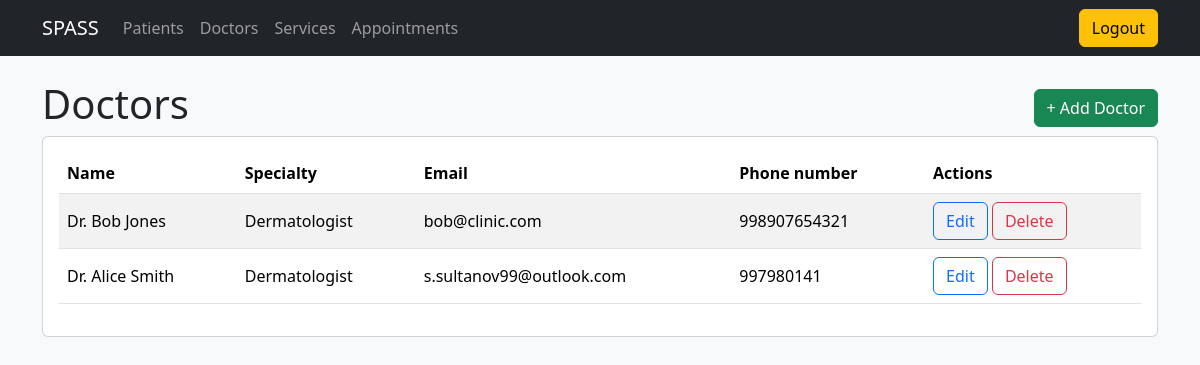
The app's page /doctors/ (signed in) with its own data.
### scheduling/models.py (models this page shows, shortened)
class Doctor(Model):
    name = CharField(max_length=100)
    email = EmailField(unique=True)
    specialization = CharField(max_length=100)
    phone_number = CharField(max_length=15)
    user = OneToOneField(User, on_delete=CASCADE, null=True, blank=True, related_name='doctor_profile')

### scheduling/views.py (the view)
# urls.py: path('doctors/', views.doctors_list, name='doctors'),
@permission_required("scheduling.view_doctor", raise_exception=True)
def doctors_list(request):
    doctors = Doctor.objects.all()
    context = {
        "doctors": doctors
    }
    return render(request, 'doctors/doctors.html', context)

### scheduling/templates/doctors/doctors.html (shortened to what this page needs)
{% extends "base.html" %}
{% block content %}
  <div class="d-flex justify-content-between align-items-center">
      <h1>Doctors</h1>
      <a href="{% url 'create_doctor' %}" class="btn btn-success">+ Add Doctor</a>
  </div>
    <div class='card'>
        <div class="card-body">
            <div class="table-responsive">
                <table class="table table-striped align-middle">
                    <thead>
                        <tr>
                            <th>Name</th>
                            <th>Specialty</th>
                            <th>Email</th>
                            <th>Phone number</th>
                            <th>Actions</th>
                        </tr>
                    </thead>
                    <tbody>
                        {% for doctor in doctors %}
                        <tr>
                            <td>{{ doctor.name }}</td>
                            <td>{{ doctor.specialization }}</td>
                            <td>{{ doctor.email }}</td>
                            <td>{{ doctor.phone_number }}</td>
                            <td>
                            <a class="btn btn-outline-primary" href="{% url 'update_doctor' doctor.id %}" >Edit</a>
                            <a class="btn btn-outline-danger" href="{% url 'delete_doctor' doctor.id %}" >Delete</a>
                            </td>
                        </tr>
                        {% endfor %}
                    </tbody>
                </table>
            </div>
        </div>
    </div>
{% endblock %}

### records on screen
Doctor: name "Dr. Bob Jones", specialization "Dermatologist", email "bob@clinic.com", phone_number "998907654321"
Doctor: name "Dr. Alice Smith", specialization "Dermatologist", email "s.sultanov99@outlook.com", phone_number "997980141"
